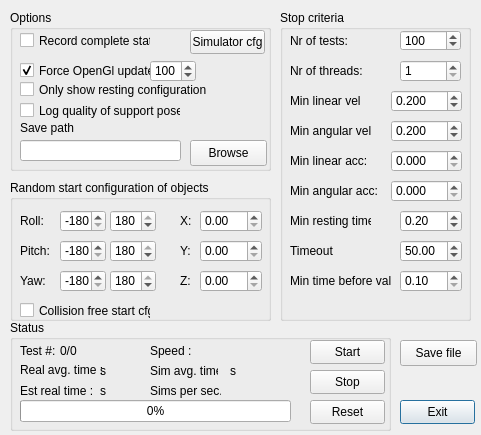
<ui version="4.0" >
 <class>RestingPoseDialog</class>
 <widget class="QDialog" name="RestingPoseDialog" >
  <property name="geometry" >
   <rect>
    <x>0</x>
    <y>0</y>
    <width>481</width>
    <height>435</height>
   </rect>
  </property>
  <property name="windowTitle" >
   <string>Resting pose simulation</string>
  </property>
  <property name="toolTip" >
   <string>&lt;html>&lt;head>&lt;meta name="qrichtext" content="1" />&lt;style type="text/css">
p, li { white-space: pre-wrap; }
&lt;/style>&lt;/head>&lt;body style=" font-family:'MS Shell Dlg 2'; font-size:8.25pt; font-weight:400; font-style:normal;">
&lt;p style=" margin-top:0px; margin-bottom:0px; margin-left:0px; margin-right:0px; -qt-block-indent:0; text-indent:0px;">Time in milliseconds between recording the state of the simulation.&lt;/p>&lt;/body>&lt;/html></string>
  </property>
  <widget class="QPushButton" name="_exitBtn" >
   <property name="geometry" >
    <rect>
     <x>400</x>
     <y>400</y>
     <width>75</width>
     <height>24</height>
    </rect>
   </property>
   <property name="text" >
    <string>Exit</string>
   </property>
  </widget>
  <widget class="QGroupBox" name="groupBox" >
   <property name="geometry" >
    <rect>
     <x>10</x>
     <y>320</y>
     <width>381</width>
     <height>111</height>
    </rect>
   </property>
   <property name="title" >
    <string>Status</string>
   </property>
   <widget class="QLabel" name="label" >
    <property name="geometry" >
     <rect>
      <x>10</x>
      <y>60</y>
      <width>101</width>
      <height>21</height>
     </rect>
    </property>
    <property name="text" >
     <string>Est real time : </string>
    </property>
   </widget>
   <widget class="QLabel" name="label_2" >
    <property name="geometry" >
     <rect>
      <x>10</x>
      <y>40</y>
      <width>94</width>
      <height>20</height>
     </rect>
    </property>
    <property name="toolTip" >
     <string>&lt;html>&lt;head>&lt;meta name="qrichtext" content="1" />&lt;style type="text/css">
p, li { white-space: pre-wrap; }
&lt;/style>&lt;/head>&lt;body style=" font-family:'MS Shell Dlg 2'; font-size:8.25pt; font-weight:400; font-style:normal;">
&lt;p style=" margin-top:0px; margin-bottom:0px; margin-left:0px; margin-right:0px; -qt-block-indent:0; text-indent:0px;">The average time per test in miliseconds.&lt;/p>&lt;/body>&lt;/html></string>
    </property>
    <property name="text" >
     <string>Real avg. time : </string>
    </property>
   </widget>
   <widget class="QProgressBar" name="_simProgress" >
    <property name="geometry" >
     <rect>
      <x>10</x>
      <y>80</y>
      <width>271</width>
      <height>22</height>
     </rect>
    </property>
    <property name="value" >
     <number>0</number>
    </property>
    <property name="orientation" >
     <enum>Qt::Horizontal</enum>
    </property>
   </widget>
   <widget class="QPushButton" name="_startBtn" >
    <property name="geometry" >
     <rect>
      <x>300</x>
      <y>20</y>
      <width>75</width>
      <height>24</height>
     </rect>
    </property>
    <property name="text" >
     <string>Start</string>
    </property>
   </widget>
   <widget class="QPushButton" name="_stopBtn" >
    <property name="geometry" >
     <rect>
      <x>300</x>
      <y>50</y>
      <width>75</width>
      <height>24</height>
     </rect>
    </property>
    <property name="text" >
     <string>Stop</string>
    </property>
   </widget>
   <widget class="QLabel" name="_estimatedTimeLeftLbl" >
    <property name="geometry" >
     <rect>
      <x>90</x>
      <y>60</y>
      <width>51</width>
      <height>21</height>
     </rect>
    </property>
    <property name="text" >
     <string>s</string>
    </property>
   </widget>
   <widget class="QLabel" name="_avgTimePerTestLbl" >
    <property name="geometry" >
     <rect>
      <x>90</x>
      <y>40</y>
      <width>51</width>
      <height>21</height>
     </rect>
    </property>
    <property name="text" >
     <string>s</string>
    </property>
   </widget>
   <widget class="QPushButton" name="_resetBtn" >
    <property name="geometry" >
     <rect>
      <x>300</x>
      <y>80</y>
      <width>75</width>
      <height>24</height>
     </rect>
    </property>
    <property name="text" >
     <string>Reset</string>
    </property>
   </widget>
   <widget class="QLabel" name="label_18" >
    <property name="geometry" >
     <rect>
      <x>10</x>
      <y>20</y>
      <width>46</width>
      <height>21</height>
     </rect>
    </property>
    <property name="text" >
     <string>Test #: </string>
    </property>
   </widget>
   <widget class="QLabel" name="_testsLeftLbl" >
    <property name="geometry" >
     <rect>
      <x>50</x>
      <y>20</y>
      <width>46</width>
      <height>21</height>
     </rect>
    </property>
    <property name="text" >
     <string>0/0</string>
    </property>
   </widget>
   <widget class="QLabel" name="label_19" >
    <property name="geometry" >
     <rect>
      <x>140</x>
      <y>40</y>
      <width>68</width>
      <height>21</height>
     </rect>
    </property>
    <property name="text" >
     <string>Sim avg. time:</string>
    </property>
   </widget>
   <widget class="QLabel" name="_avgSimTimeLbl" >
    <property name="geometry" >
     <rect>
      <x>220</x>
      <y>40</y>
      <width>46</width>
      <height>21</height>
     </rect>
    </property>
    <property name="text" >
     <string>s</string>
    </property>
   </widget>
   <widget class="QLabel" name="label_20" >
    <property name="geometry" >
     <rect>
      <x>140</x>
      <y>60</y>
      <width>71</width>
      <height>21</height>
     </rect>
    </property>
    <property name="text" >
     <string>Sims per sec.:</string>
    </property>
   </widget>
   <widget class="QLabel" name="_simsPerSecLbl" >
    <property name="geometry" >
     <rect>
      <x>220</x>
      <y>60</y>
      <width>46</width>
      <height>21</height>
     </rect>
    </property>
    <property name="text" >
     <string/>
    </property>
   </widget>
   <widget class="QLabel" name="label_21" >
    <property name="geometry" >
     <rect>
      <x>140</x>
      <y>20</y>
      <width>46</width>
      <height>21</height>
     </rect>
    </property>
    <property name="text" >
     <string>Speed :</string>
    </property>
   </widget>
   <widget class="QLabel" name="_simSpeedLbl" >
    <property name="geometry" >
     <rect>
      <x>210</x>
      <y>20</y>
      <width>46</width>
      <height>21</height>
     </rect>
    </property>
    <property name="text" >
     <string/>
    </property>
   </widget>
  </widget>
  <widget class="QGroupBox" name="groupBox_2" >
   <property name="geometry" >
    <rect>
     <x>280</x>
     <y>10</y>
     <width>191</width>
     <height>311</height>
    </rect>
   </property>
   <property name="title" >
    <string>Stop criteria</string>
   </property>
   <widget class="QLabel" name="label_3" >
    <property name="geometry" >
     <rect>
      <x>10</x>
      <y>20</y>
      <width>58</width>
      <height>21</height>
     </rect>
    </property>
    <property name="text" >
     <string>Nr of tests: </string>
    </property>
   </widget>
   <widget class="QSpinBox" name="_nrOfTestsSpin" >
    <property name="geometry" >
     <rect>
      <x>120</x>
      <y>20</y>
      <width>61</width>
      <height>21</height>
     </rect>
    </property>
    <property name="toolTip" >
     <string>&lt;html>&lt;head>&lt;meta name="qrichtext" content="1" />&lt;style type="text/css">
p, li { white-space: pre-wrap; }
&lt;/style>&lt;/head>&lt;body style=" font-family:'MS Shell Dlg 2'; font-size:8.25pt; font-weight:400; font-style:normal;">
&lt;p style=" margin-top:0px; margin-bottom:0px; margin-left:0px; margin-right:0px; -qt-block-indent:0; text-indent:0px;">The number of simulations that is to be performed&lt;/p>&lt;/body>&lt;/html></string>
    </property>
    <property name="minimum" >
     <number>1</number>
    </property>
    <property name="maximum" >
     <number>1000000</number>
    </property>
    <property name="value" >
     <number>100</number>
    </property>
   </widget>
   <widget class="QSpinBox" name="_nrOfThreadsSpin" >
    <property name="geometry" >
     <rect>
      <x>120</x>
      <y>50</y>
      <width>61</width>
      <height>22</height>
     </rect>
    </property>
    <property name="toolTip" >
     <string>&lt;html>&lt;head>&lt;meta name="qrichtext" content="1" />&lt;style type="text/css">
p, li { white-space: pre-wrap; }
&lt;/style>&lt;/head>&lt;body style=" font-family:'MS Shell Dlg 2'; font-size:8.25pt; font-weight:400; font-style:normal;">
&lt;p style=" margin-top:0px; margin-bottom:0px; margin-left:0px; margin-right:0px; -qt-block-indent:0; text-indent:0px;">The nr of simulations that will be performed in parallel. Should not exeed the nr of processors on the current PC.&lt;/p>&lt;/body>&lt;/html></string>
    </property>
    <property name="minimum" >
     <number>1</number>
    </property>
   </widget>
   <widget class="QLabel" name="label_4" >
    <property name="geometry" >
     <rect>
      <x>10</x>
      <y>50</y>
      <width>118</width>
      <height>21</height>
     </rect>
    </property>
    <property name="text" >
     <string>Nr of threads:</string>
    </property>
   </widget>
   <widget class="QDoubleSpinBox" name="_linVelSpin" >
    <property name="geometry" >
     <rect>
      <x>111</x>
      <y>80</y>
      <width>71</width>
      <height>22</height>
     </rect>
    </property>
    <property name="decimals" >
     <number>3</number>
    </property>
    <property name="minimum" >
     <double>0.001000000000000</double>
    </property>
    <property name="maximum" >
     <double>1.000000000000000</double>
    </property>
    <property name="singleStep" >
     <double>0.010000000000000</double>
    </property>
    <property name="value" >
     <double>0.200000000000000</double>
    </property>
   </widget>
   <widget class="QLabel" name="label_11" >
    <property name="geometry" >
     <rect>
      <x>10</x>
      <y>80</y>
      <width>71</width>
      <height>21</height>
     </rect>
    </property>
    <property name="text" >
     <string>Min linear vel:</string>
    </property>
   </widget>
   <widget class="QLabel" name="label_12" >
    <property name="geometry" >
     <rect>
      <x>10</x>
      <y>110</y>
      <width>81</width>
      <height>21</height>
     </rect>
    </property>
    <property name="text" >
     <string>Min angular vel:</string>
    </property>
   </widget>
   <widget class="QDoubleSpinBox" name="_angVelSpin" >
    <property name="geometry" >
     <rect>
      <x>111</x>
      <y>110</y>
      <width>71</width>
      <height>22</height>
     </rect>
    </property>
    <property name="decimals" >
     <number>3</number>
    </property>
    <property name="minimum" >
     <double>0.001000000000000</double>
    </property>
    <property name="maximum" >
     <double>1.000000000000000</double>
    </property>
    <property name="singleStep" >
     <double>0.010000000000000</double>
    </property>
    <property name="value" >
     <double>0.200000000000000</double>
    </property>
   </widget>
   <widget class="QLabel" name="label_13" >
    <property name="geometry" >
     <rect>
      <x>10</x>
      <y>140</y>
      <width>81</width>
      <height>21</height>
     </rect>
    </property>
    <property name="text" >
     <string>Min linear acc:</string>
    </property>
   </widget>
   <widget class="QLabel" name="label_14" >
    <property name="geometry" >
     <rect>
      <x>10</x>
      <y>170</y>
      <width>91</width>
      <height>21</height>
     </rect>
    </property>
    <property name="text" >
     <string>Min angular acc:</string>
    </property>
   </widget>
   <widget class="QDoubleSpinBox" name="_linAccSpin" >
    <property name="geometry" >
     <rect>
      <x>111</x>
      <y>140</y>
      <width>71</width>
      <height>22</height>
     </rect>
    </property>
    <property name="decimals" >
     <number>3</number>
    </property>
    <property name="minimum" >
     <double>0.000000000000000</double>
    </property>
    <property name="maximum" >
     <double>1.000000000000000</double>
    </property>
    <property name="singleStep" >
     <double>0.000001000000000</double>
    </property>
    <property name="value" >
     <double>0.000000000000000</double>
    </property>
   </widget>
   <widget class="QDoubleSpinBox" name="_angAccSpin" >
    <property name="geometry" >
     <rect>
      <x>111</x>
      <y>170</y>
      <width>71</width>
      <height>22</height>
     </rect>
    </property>
    <property name="decimals" >
     <number>3</number>
    </property>
    <property name="minimum" >
     <double>0.000000000000000</double>
    </property>
    <property name="maximum" >
     <double>1.000000000000000</double>
    </property>
    <property name="singleStep" >
     <double>0.000001000000000</double>
    </property>
    <property name="value" >
     <double>0.000000000000000</double>
    </property>
   </widget>
   <widget class="QDoubleSpinBox" name="_minRestTimeSpin" >
    <property name="geometry" >
     <rect>
      <x>120</x>
      <y>200</y>
      <width>62</width>
      <height>22</height>
     </rect>
    </property>
    <property name="toolTip" >
     <string>&lt;html>&lt;head>&lt;meta name="qrichtext" content="1" />&lt;style type="text/css">
p, li { white-space: pre-wrap; }
&lt;/style>&lt;/head>&lt;body style=" font-family:'MS Shell Dlg 2'; font-size:8.25pt; font-weight:400; font-style:normal;">
&lt;p style=" margin-top:0px; margin-bottom:0px; margin-left:0px; margin-right:0px; -qt-block-indent:0; text-indent:0px; font-size:8pt;"> The minimum of time that the other stop criterias must be true before this stop criteria becomes true.&lt;/p>
&lt;p style=" margin-top:0px; margin-bottom:0px; margin-left:0px; margin-right:0px; -qt-block-indent:0; text-indent:0px; font-size:8pt;"> Time is in seconds&lt;/p>
&lt;p style=" margin-top:0px; margin-bottom:0px; margin-left:0px; margin-right:0px; -qt-block-indent:0; text-indent:0px; font-size:8pt;"> &lt;/p>&lt;/body>&lt;/html></string>
    </property>
    <property name="singleStep" >
     <double>0.010000000000000</double>
    </property>
    <property name="value" >
     <double>0.200000000000000</double>
    </property>
   </widget>
   <widget class="QLabel" name="label_15" >
    <property name="geometry" >
     <rect>
      <x>10</x>
      <y>200</y>
      <width>81</width>
      <height>21</height>
     </rect>
    </property>
    <property name="text" >
     <string>Min resting time:</string>
    </property>
   </widget>
   <widget class="QDoubleSpinBox" name="_maxRunningTimeSpin" >
    <property name="geometry" >
     <rect>
      <x>120</x>
      <y>230</y>
      <width>62</width>
      <height>22</height>
     </rect>
    </property>
    <property name="toolTip" >
     <string>&lt;html>&lt;head>&lt;meta name="qrichtext" content="1" />&lt;style type="text/css">
p, li { white-space: pre-wrap; }
&lt;/style>&lt;/head>&lt;body style=" font-family:'MS Shell Dlg 2'; font-size:8.25pt; font-weight:400; font-style:normal;">
&lt;p style=" margin-top:0px; margin-bottom:0px; margin-left:0px; margin-right:0px; -qt-block-indent:0; text-indent:0px;">The maximum running time allowed. If this time is exceeded the one test will not be saved.&lt;/p>&lt;/body>&lt;/html></string>
    </property>
    <property name="maximum" >
     <double>999.990000000000009</double>
    </property>
    <property name="value" >
     <double>50.000000000000000</double>
    </property>
   </widget>
   <widget class="QLabel" name="label_16" >
    <property name="geometry" >
     <rect>
      <x>10</x>
      <y>230</y>
      <width>91</width>
      <height>21</height>
     </rect>
    </property>
    <property name="text" >
     <string>Timeout</string>
    </property>
   </widget>
   <widget class="QDoubleSpinBox" name="_minTimeValidSpin" >
    <property name="geometry" >
     <rect>
      <x>120</x>
      <y>260</y>
      <width>62</width>
      <height>22</height>
     </rect>
    </property>
    <property name="minimum" >
     <double>0.100000000000000</double>
    </property>
   </widget>
   <widget class="QLabel" name="label_17" >
    <property name="geometry" >
     <rect>
      <x>10</x>
      <y>260</y>
      <width>101</width>
      <height>21</height>
     </rect>
    </property>
    <property name="text" >
     <string>Min time before valid</string>
    </property>
   </widget>
  </widget>
  <widget class="QGroupBox" name="groupBox_4" >
   <property name="geometry" >
    <rect>
     <x>10</x>
     <y>10</y>
     <width>261</width>
     <height>161</height>
    </rect>
   </property>
   <property name="title" >
    <string>Options</string>
   </property>
   <widget class="QSpinBox" name="_updateRateSpin" >
    <property name="geometry" >
     <rect>
      <x>140</x>
      <y>50</y>
      <width>46</width>
      <height>22</height>
     </rect>
    </property>
    <property name="minimum" >
     <number>10</number>
    </property>
    <property name="maximum" >
     <number>10000</number>
    </property>
    <property name="value" >
     <number>100</number>
    </property>
   </widget>
   <widget class="QCheckBox" name="_forceUpdateCheck" >
    <property name="geometry" >
     <rect>
      <x>10</x>
      <y>50</y>
      <width>131</width>
      <height>21</height>
     </rect>
    </property>
    <property name="toolTip" >
     <string>&lt;html>&lt;head>&lt;meta name="qrichtext" content="1" />&lt;style type="text/css">
p, li { white-space: pre-wrap; }
&lt;/style>&lt;/head>&lt;body style=" font-family:'MS Shell Dlg 2'; font-size:8.25pt; font-weight:400; font-style:normal;">
&lt;p style=" margin-top:0px; margin-bottom:0px; margin-left:0px; margin-right:0px; -qt-block-indent:0; text-indent:0px;">Forces RobWorkStudio to draw the simulated screen at the specified intervals.&lt;/p>&lt;/body>&lt;/html></string>
    </property>
    <property name="text" >
     <string>Force OpenGl update</string>
    </property>
    <property name="checked" >
     <bool>true</bool>
    </property>
   </widget>
   <widget class="QPushButton" name="_simulatorBtn" >
    <property name="geometry" >
     <rect>
      <x>180</x>
      <y>20</y>
      <width>75</width>
      <height>24</height>
     </rect>
    </property>
    <property name="text" >
     <string>Simulator cfg</string>
    </property>
   </widget>
   <widget class="QCheckBox" name="checkBox" >
    <property name="geometry" >
     <rect>
      <x>10</x>
      <y>20</y>
      <width>131</width>
      <height>21</height>
     </rect>
    </property>
    <property name="toolTip" >
     <string>&lt;html>&lt;head>&lt;meta name="qrichtext" content="1" />&lt;style type="text/css">
p, li { white-space: pre-wrap; }
&lt;/style>&lt;/head>&lt;body style=" font-family:'MS Shell Dlg 2'; font-size:8.25pt; font-weight:400; font-style:normal;">
&lt;p style=" margin-top:0px; margin-bottom:0px; margin-left:0px; margin-right:0px; -qt-block-indent:0; text-indent:0px;">Records not only the end state but also the intermidiate states such that it is possible to playback all simulations afterwards.&lt;/p>&lt;/body>&lt;/html></string>
    </property>
    <property name="text" >
     <string>Record complete state</string>
    </property>
   </widget>
   <widget class="QCheckBox" name="checkBox_2" >
    <property name="geometry" >
     <rect>
      <x>10</x>
      <y>90</y>
      <width>161</width>
      <height>21</height>
     </rect>
    </property>
    <property name="toolTip" >
     <string>&lt;html>&lt;head>&lt;meta name="qrichtext" content="1" />&lt;style type="text/css">
p, li { white-space: pre-wrap; }
&lt;/style>&lt;/head>&lt;body style=" font-family:'MS Shell Dlg 2'; font-size:8.25pt; font-weight:400; font-style:normal;">
&lt;p style=" margin-top:0px; margin-bottom:0px; margin-left:0px; margin-right:0px; -qt-block-indent:0; text-indent:0px; font-size:8pt;">The quality of the support pose is based on a 6D wrench space calculation of the supporting "grasp".&lt;/p>&lt;/body>&lt;/html></string>
    </property>
    <property name="text" >
     <string>Log quality of support pose</string>
    </property>
   </widget>
   <widget class="QLabel" name="label_22" >
    <property name="geometry" >
     <rect>
      <x>10</x>
      <y>110</y>
      <width>141</width>
      <height>16</height>
     </rect>
    </property>
    <property name="text" >
     <string>Save path</string>
    </property>
   </widget>
   <widget class="QLineEdit" name="_savePath" >
    <property name="geometry" >
     <rect>
      <x>10</x>
      <y>130</y>
      <width>161</width>
      <height>21</height>
     </rect>
    </property>
   </widget>
   <widget class="QPushButton" name="_browseBtn" >
    <property name="geometry" >
     <rect>
      <x>180</x>
      <y>130</y>
      <width>77</width>
      <height>26</height>
     </rect>
    </property>
    <property name="text" >
     <string>Browse</string>
    </property>
   </widget>
   <widget class="QCheckBox" name="_onlyShowRestBox" >
    <property name="geometry" >
     <rect>
      <x>10</x>
      <y>70</y>
      <width>191</width>
      <height>19</height>
     </rect>
    </property>
    <property name="text" >
     <string>Only show resting configuration</string>
    </property>
   </widget>
  </widget>
  <widget class="QGroupBox" name="groupBox_5" >
   <property name="geometry" >
    <rect>
     <x>10</x>
     <y>180</y>
     <width>261</width>
     <height>141</height>
    </rect>
   </property>
   <property name="title" >
    <string>Random start configuration of objects</string>
   </property>
   <widget class="QLabel" name="label_5" >
    <property name="geometry" >
     <rect>
      <x>10</x>
      <y>30</y>
      <width>31</width>
      <height>21</height>
     </rect>
    </property>
    <property name="text" >
     <string>Roll:</string>
    </property>
   </widget>
   <widget class="QSpinBox" name="_lowRollSpin" >
    <property name="geometry" >
     <rect>
      <x>50</x>
      <y>30</y>
      <width>46</width>
      <height>22</height>
     </rect>
    </property>
    <property name="minimum" >
     <number>-180</number>
    </property>
    <property name="maximum" >
     <number>180</number>
    </property>
    <property name="value" >
     <number>-180</number>
    </property>
   </widget>
   <widget class="QSpinBox" name="_highRollSpin" >
    <property name="geometry" >
     <rect>
      <x>100</x>
      <y>30</y>
      <width>46</width>
      <height>22</height>
     </rect>
    </property>
    <property name="minimum" >
     <number>-180</number>
    </property>
    <property name="maximum" >
     <number>180</number>
    </property>
    <property name="value" >
     <number>180</number>
    </property>
   </widget>
   <widget class="QSpinBox" name="_highPitchSpin" >
    <property name="geometry" >
     <rect>
      <x>100</x>
      <y>60</y>
      <width>46</width>
      <height>22</height>
     </rect>
    </property>
    <property name="minimum" >
     <number>-180</number>
    </property>
    <property name="maximum" >
     <number>180</number>
    </property>
    <property name="value" >
     <number>180</number>
    </property>
   </widget>
   <widget class="QSpinBox" name="_lowPitchSpin" >
    <property name="geometry" >
     <rect>
      <x>50</x>
      <y>60</y>
      <width>46</width>
      <height>22</height>
     </rect>
    </property>
    <property name="minimum" >
     <number>-180</number>
    </property>
    <property name="maximum" >
     <number>180</number>
    </property>
    <property name="value" >
     <number>-180</number>
    </property>
   </widget>
   <widget class="QSpinBox" name="_lowYawSpin" >
    <property name="geometry" >
     <rect>
      <x>50</x>
      <y>90</y>
      <width>46</width>
      <height>22</height>
     </rect>
    </property>
    <property name="minimum" >
     <number>-180</number>
    </property>
    <property name="maximum" >
     <number>180</number>
    </property>
    <property name="value" >
     <number>-180</number>
    </property>
   </widget>
   <widget class="QSpinBox" name="_highYawSpin" >
    <property name="geometry" >
     <rect>
      <x>100</x>
      <y>90</y>
      <width>46</width>
      <height>22</height>
     </rect>
    </property>
    <property name="minimum" >
     <number>-180</number>
    </property>
    <property name="maximum" >
     <number>180</number>
    </property>
    <property name="value" >
     <number>180</number>
    </property>
   </widget>
   <widget class="QLabel" name="label_6" >
    <property name="geometry" >
     <rect>
      <x>10</x>
      <y>60</y>
      <width>46</width>
      <height>21</height>
     </rect>
    </property>
    <property name="text" >
     <string>Pitch:</string>
    </property>
   </widget>
   <widget class="QLabel" name="label_7" >
    <property name="geometry" >
     <rect>
      <x>10</x>
      <y>90</y>
      <width>46</width>
      <height>21</height>
     </rect>
    </property>
    <property name="text" >
     <string>Yaw:</string>
    </property>
   </widget>
   <widget class="QLabel" name="label_8" >
    <property name="geometry" >
     <rect>
      <x>170</x>
      <y>30</y>
      <width>16</width>
      <height>21</height>
     </rect>
    </property>
    <property name="text" >
     <string>X:</string>
    </property>
   </widget>
   <widget class="QLabel" name="label_9" >
    <property name="geometry" >
     <rect>
      <x>170</x>
      <y>60</y>
      <width>16</width>
      <height>21</height>
     </rect>
    </property>
    <property name="text" >
     <string>Y:</string>
    </property>
   </widget>
   <widget class="QLabel" name="label_10" >
    <property name="geometry" >
     <rect>
      <x>170</x>
      <y>90</y>
      <width>16</width>
      <height>21</height>
     </rect>
    </property>
    <property name="text" >
     <string>Z:</string>
    </property>
   </widget>
   <widget class="QDoubleSpinBox" name="doubleSpinBox" >
    <property name="geometry" >
     <rect>
      <x>190</x>
      <y>30</y>
      <width>62</width>
      <height>22</height>
     </rect>
    </property>
   </widget>
   <widget class="QDoubleSpinBox" name="doubleSpinBox_2" >
    <property name="geometry" >
     <rect>
      <x>190</x>
      <y>60</y>
      <width>62</width>
      <height>22</height>
     </rect>
    </property>
   </widget>
   <widget class="QDoubleSpinBox" name="doubleSpinBox_3" >
    <property name="geometry" >
     <rect>
      <x>190</x>
      <y>90</y>
      <width>62</width>
      <height>22</height>
     </rect>
    </property>
   </widget>
   <widget class="QCheckBox" name="_colFreeStart" >
    <property name="geometry" >
     <rect>
      <x>10</x>
      <y>120</y>
      <width>131</width>
      <height>21</height>
     </rect>
    </property>
    <property name="text" >
     <string>Collision free start cfg.</string>
    </property>
   </widget>
  </widget>
  <widget class="QPushButton" name="_saveBtn1" >
   <property name="geometry" >
    <rect>
     <x>400</x>
     <y>340</y>
     <width>77</width>
     <height>26</height>
    </rect>
   </property>
   <property name="text" >
    <string>Save file</string>
   </property>
  </widget>
  <action name="actionBum" >
   <property name="text" >
    <string>bum</string>
   </property>
  </action>
 </widget>
 <tabstops>
  <tabstop>checkBox</tabstop>
  <tabstop>_forceUpdateCheck</tabstop>
  <tabstop>_updateRateSpin</tabstop>
  <tabstop>_onlyShowRestBox</tabstop>
  <tabstop>checkBox_2</tabstop>
  <tabstop>_savePath</tabstop>
  <tabstop>_browseBtn</tabstop>
  <tabstop>_simulatorBtn</tabstop>
  <tabstop>_lowRollSpin</tabstop>
  <tabstop>_highRollSpin</tabstop>
  <tabstop>_lowPitchSpin</tabstop>
  <tabstop>_highPitchSpin</tabstop>
  <tabstop>_lowYawSpin</tabstop>
  <tabstop>_highYawSpin</tabstop>
  <tabstop>doubleSpinBox</tabstop>
  <tabstop>doubleSpinBox_2</tabstop>
  <tabstop>doubleSpinBox_3</tabstop>
  <tabstop>_colFreeStart</tabstop>
  <tabstop>_nrOfTestsSpin</tabstop>
  <tabstop>_nrOfThreadsSpin</tabstop>
  <tabstop>_linVelSpin</tabstop>
  <tabstop>_angVelSpin</tabstop>
  <tabstop>_linAccSpin</tabstop>
  <tabstop>_angAccSpin</tabstop>
  <tabstop>_minRestTimeSpin</tabstop>
  <tabstop>_maxRunningTimeSpin</tabstop>
  <tabstop>_minTimeValidSpin</tabstop>
  <tabstop>_startBtn</tabstop>
  <tabstop>_stopBtn</tabstop>
  <tabstop>_resetBtn</tabstop>
  <tabstop>_saveBtn1</tabstop>
  <tabstop>_exitBtn</tabstop>
 </tabstops>
 <resources/>
 <connections>
  <connection>
   <sender>_exitBtn</sender>
   <signal>clicked()</signal>
   <receiver>RestingPoseDialog</receiver>
   <slot>accept()</slot>
   <hints>
    <hint type="sourcelabel" >
     <x>437</x>
     <y>411</y>
    </hint>
    <hint type="destinationlabel" >
     <x>240</x>
     <y>217</y>
    </hint>
   </hints>
  </connection>
 </connections>
</ui>
